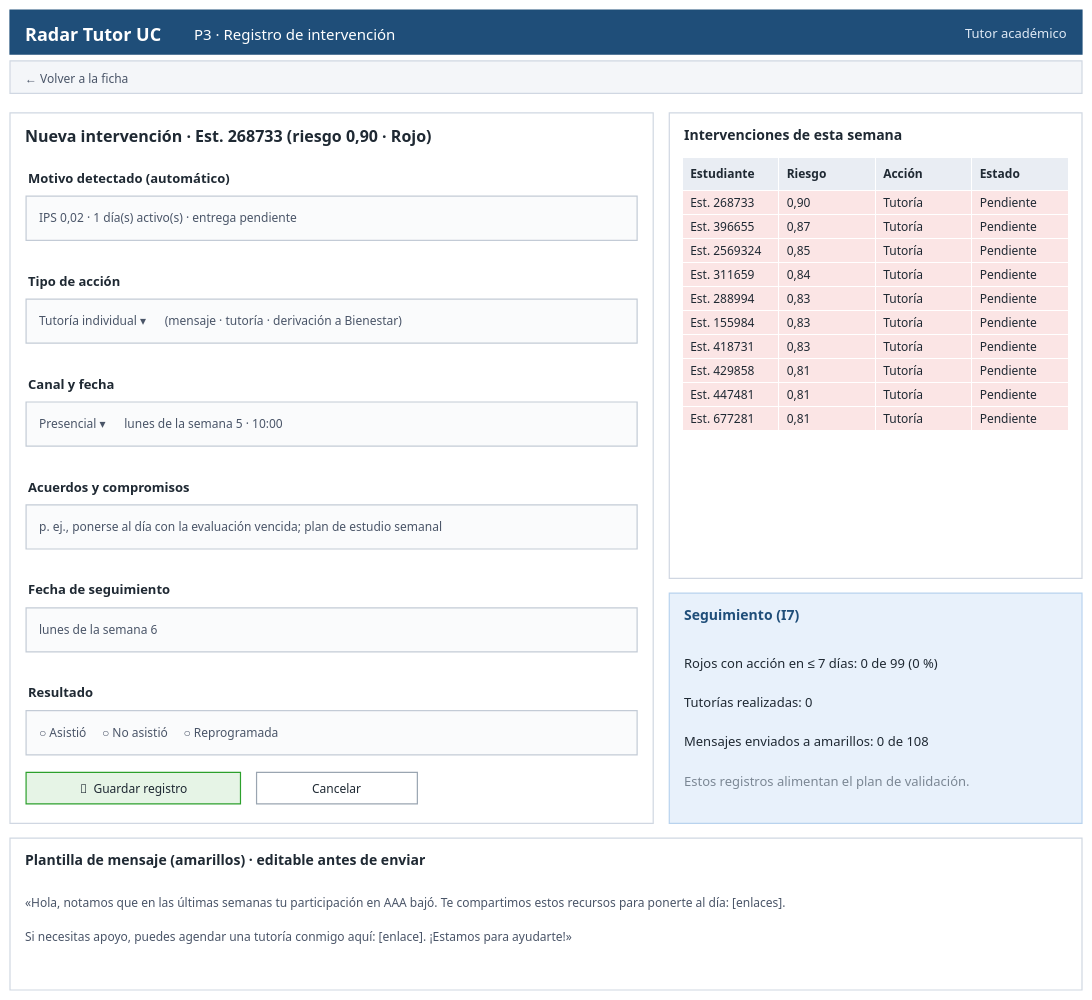

The cell this chart's notebook holds for it:
### Markdown cell above
### P3 · Registro de intervención (tutor)

Es el formulario que se abre desde *Agendar tutoría* o *Enviar mensaje*. El motivo se llena solo con los indicadores del estudiante. A la derecha están la cola de casos en rojo de la semana y el seguimiento de la cobertura `I7`.

### Code cell
def pantalla_p3(est, c):
    fig = lienzo(1000)
    barra_superior(fig, "P3 · Registro de intervención", "Tutor académico", "← Volver a la ficha")
    rect(fig, 0, 0.17, 0.60, 0.895)
    texto(fig, 0.012, 0.885, f"Nueva intervención · Est. {est.id_student} (riesgo {dec(est.p_riesgo)} · {est.semaforo})", 16, bold=True)
    motivo = (f"IPS {dec(est.ips_prom)} · {int(est.dias_activos)} día(s) activo(s) · "
              f"{'entrega pendiente' if est.entrega_pendiente else 'sin entregas pendientes'}")
    campos = [("Motivo detectado (automático)", motivo),
              ("Tipo de acción", "Tutoría individual ▾      (mensaje · tutoría · derivación a Bienestar)"),
              ("Canal y fecha", "Presencial ▾      lunes de la semana 5 · 10:00"),
              ("Acuerdos y compromisos", "p. ej., ponerse al día con la evaluación vencida; plan de estudio semanal"),
              ("Fecha de seguimiento", "lunes de la semana 6"),
              ("Resultado", "○ Asistió     ○ No asistió     ○ Reprogramada")]
    for i, (et, val) in enumerate(campos):
        y = 0.84 - i * 0.105
        texto(fig, 0.015, y, et, 13, bold=True)
        rect(fig, 0.015, y - 0.075, 0.585, y - 0.03, relleno="#fafbfc", borde="#c3cbd6")
        texto(fig, 0.025, y - 0.052, val, 12, "#4a5568", yanchor="middle")
    boton(fig, 0.015, 0.19, 0.2, "💾  Guardar registro", relleno="#e6f4e6", borde=COLOR["Verde"])
    boton(fig, 0.23, 0.19, 0.15, "Cancelar")

    rect(fig, 0.615, 0.42, 1, 0.895)
    texto(fig, 0.627, 0.885, "Intervenciones de esta semana", 14, bold=True)
    cola = c[c.semaforo == "Rojo"].sort_values("p_riesgo", ascending=False).head(10)
    fig.add_trace(go.Table(domain=dict(x=[0.627, 0.988], y=[0.44, 0.85]),
                           header=dict(values=["<b>Estudiante</b>", "<b>Riesgo</b>", "<b>Acción</b>", "<b>Estado</b>"],
                                       fill_color="#e9edf3", align="left"),
                           cells=dict(values=[[f"Est. {i}" for i in cola.id_student], cola.p_riesgo.map(dec),
                                              ["Tutoría"] * len(cola), ["Pendiente"] * len(cola)],
                                      fill_color="#fbe5e5", align="left", height=24)))
    rect(fig, 0.615, 0.17, 1, 0.405, relleno="#e8f1fb", borde="#b9d3ee")
    n_rojo = (c.semaforo == "Rojo").sum()
    texto(fig, 0.627, 0.395, "Seguimiento (I7)", 14, "#1f4e79", bold=True)
    for i, t in enumerate([f"Rojos con acción en ≤ 7 días: 0 de {n_rojo} (0 %)", "Tutorías realizadas: 0",
                           f"Mensajes enviados a amarillos: 0 de {(c.semaforo == 'Amarillo').sum()}",
                           "Estos registros alimentan el plan de validación."]):
        texto(fig, 0.627, 0.345 - i * 0.04, t, 13, "#1f2933" if i < 3 else "#7b8794")

    rect(fig, 0, 0.0, 1, 0.155)
    texto(fig, 0.012, 0.145, "Plantilla de mensaje (amarillos) · editable antes de enviar", 14, bold=True)
    texto(fig, 0.012, 0.10, f"«Hola, notamos que en las últimas semanas tu participación en {CURSO[0]} bajó. "
                            "Te compartimos estos recursos para ponerte al día: [enlaces].", 12, "#4a5568")
    texto(fig, 0.012, 0.065, "Si necesitas apoyo, puedes agendar una tutoría conmigo aquí: [enlace]. "
                             "¡Estamos para ayudarte!»", 12, "#4a5568")
    return fig

pantalla_p3(est, c).show()

### Figure 1 — Plotly figure (JSON) as saved in the notebook; plotly's stock layout.template omitted (floating-point values rounded to 4 significant figures)
{"data": [{"cells": {"align": "left", "fill": {"color": "#fbe5e5"}, "height": 24, "values": [["Est. 268733", "Est. 396655", "Est. 2569324", "Est. 311659", "Est. 288994", "Est. 155984", "Est. 418731", "Est. 429858", "Est. 447481", "Est. 677281"], ["0,90", "0,87", "0,85", "0,84", "0,83", "0,83", "0,83", "0,81", "0,81", "0,81"], ["Tutoría", "Tutoría", "Tutoría", "Tutoría", "Tutoría", "Tutoría", "Tutoría", "Tutoría", "Tutoría", "Tutoría"], ["Pendiente", "Pendiente", "Pendiente", "Pendiente", "Pendiente", "Pendiente", "Pendiente", "Pendiente", "Pendiente", "Pendiente"]]}, "domain": {"x": [0.627, 0.988], "y": [0.44, 0.85]}, "header": {"align": "left", "fill": {"color": "#e9edf3"}, "values": ["<b>Estudiante</b>", "<b>Riesgo</b>", "<b>Acción</b>", "<b>Estado</b>"]}, "type": "table"}], "layout": {"annotations": [{"align": "left", "font": {"color": "white", "size": 18}, "showarrow": false, "text": "<b>Radar Tutor UC</b>", "x": 0.012, "xanchor": "left", "xref": "paper", "y": 0.99, "yanchor": "top", "yref": "paper"}, {"align": "left", "font": {"color": "white", "size": 15}, "showarrow": false, "text": "P3 · Registro de intervención", "x": 0.17, "xanchor": "left", "xref": "paper", "y": 0.988, "yanchor": "top", "yref": "paper"}, {"align": "left", "font": {"color": "#dfe9f5", "size": 13}, "showarrow": false, "text": "Tutor académico", "x": 0.988, "xanchor": "right", "xref": "paper", "y": 0.988, "yanchor": "top", "yref": "paper"}, {"align": "left", "font": {"color": "#4a5568", "size": 12}, "showarrow": false, "text": "← Volver a la ficha", "x": 0.012, "xanchor": "left", "xref": "paper", "y": 0.941, "yanchor": "top", "yref": "paper"}, {"align": "left", "font": {"color": "#1f2933", "size": 16}, "showarrow": false, "text": "<b>Nueva intervención · Est. 268733 (riesgo 0,90 · Rojo)</b>", "x": 0.012, "xanchor": "left", "xref": "paper", "y": 0.885, "yanchor": "top", "yref": "paper"}, {"align": "left", "font": {"color": "#1f2933", "size": 13}, "showarrow": false, "text": "<b>Motivo detectado (automático)</b>", "x": 0.015, "xanchor": "left", "xref": "paper", "y": 0.84, "yanchor": "top", "yref": "paper"}, {"align": "left", "font": {"color": "#4a5568", "size": 12}, "showarrow": false, "text": "IPS 0,02 · 1 día(s) activo(s) · entrega pendiente", "x": 0.025, "xanchor": "left", "xref": "paper", "y": 0.788, "yanchor": "middle", "yref": "paper"}, {"align": "left", "font": {"color": "#1f2933", "size": 13}, "showarrow": false, "text": "<b>Tipo de acción</b>", "x": 0.015, "xanchor": "left", "xref": "paper", "y": 0.735, "yanchor": "top", "yref": "paper"}, {"align": "left", "font": {"color": "#4a5568", "size": 12}, "showarrow": false, "text": "Tutoría individual ▾      (mensaje · tutoría · derivación a Bienestar)", "x": 0.025, "xanchor": "left", "xref": "paper", "y": 0.683, "yanchor": "middle", "yref": "paper"}, {"align": "left", "font": {"color": "#1f2933", "size": 13}, "showarrow": false, "text": "<b>Canal y fecha</b>", "x": 0.015, "xanchor": "left", "xref": "paper", "y": 0.63, "yanchor": "top", "yref": "paper"}, {"align": "left", "font": {"color": "#4a5568", "size": 12}, "showarrow": false, "text": "Presencial ▾      lunes de la semana 5 · 10:00", "x": 0.025, "xanchor": "left", "xref": "paper", "y": 0.578, "yanchor": "middle", "yref": "paper"}, {"align": "left", "font": {"color": "#1f2933", "size": 13}, "showarrow": false, "text": "<b>Acuerdos y compromisos</b>", "x": 0.015, "xanchor": "left", "xref": "paper", "y": 0.525, "yanchor": "top", "yref": "paper"}, {"align": "left", "font": {"color": "#4a5568", "size": 12}, "showarrow": false, "text": "p. ej., ponerse al día con la evaluación vencida; plan de estudio semanal", "x": 0.025, "xanchor": "left", "xref": "paper", "y": 0.473, "yanchor": "middle", "yref": "paper"}, {"align": "left", "font": {"color": "#1f2933", "size": 13}, "showarrow": false, "text": "<b>Fecha de seguimiento</b>", "x": 0.015, "xanchor": "left", "xref": "paper", "y": 0.42, "yanchor": "top", "yref": "paper"}, {"align": "left", "font": {"color": "#4a5568", "size": 12}, "showarrow": false, "text": "lunes de la semana 6", "x": 0.025, "xanchor": "left", "xref": "paper", "y": 0.368, "yanchor": "middle", "yref": "paper"}, {"align": "left", "font": {"color": "#1f2933", "size": 13}, "showarrow": false, "text": "<b>Resultado</b>", "x": 0.015, "xanchor": "left", "xref": "paper", "y": 0.315, "yanchor": "top", "yref": "paper"}, {"align": "left", "font": {"color": "#4a5568", "size": 12}, "showarrow": false, "text": "○ Asistió     ○ No asistió     ○ Reprogramada", "x": 0.025, "xanchor": "left", "xref": "paper", "y": 0.263, "yanchor": "middle", "yref": "paper"}, {"align": "left", "font": {"color": "#1f2933", "size": 12}, "showarrow": false, "text": "💾  Guardar registro", "x": 0.115, "xanchor": "center", "xref": "paper", "y": 0.206, "yanchor": "middle", "yref": "paper"}, {"align": "left", "font": {"color": "#1f2933", "size": 12}, "showarrow": false, "text": "Cancelar", "x": 0.305, "xanchor": "center", "xref": "paper", "y": 0.206, "yanchor": "middle", "yref": "paper"}, {"align": "left", "font": {"color": "#1f2933", "size": 14}, "showarrow": false, "text": "<b>Intervenciones de esta semana</b>", "x": 0.627, "xanchor": "left", "xref": "paper", "y": 0.885, "yanchor": "top", "yref": "paper"}, {"align": "left", "font": {"color": "#1f4e79", "size": 14}, "showarrow": false, "text": "<b>Seguimiento (I7)</b>", "x": 0.627, "xanchor": "left", "xref": "paper", "y": 0.395, "yanchor": "top", "yref": "paper"}, {"align": "left", "font": {"color": "#1f2933", "size": 13}, "showarrow": false, "text": "Rojos con acción en ≤ 7 días: 0 de 99 (0 %)", "x": 0.627, "xanchor": "left", "xref": "paper", "y": 0.345, "yanchor": "top", "yref": "paper"}, {"align": "left", "font": {"color": "#1f2933", "size": 13}, "showarrow": false, "text": "Tutorías realizadas: 0", "x": 0.627, "xanchor": "left", "xref": "paper", "y": 0.305, "yanchor": "top", "yref": "paper"}, {"align": "left", "font": {"color": "#1f2933", "size": 13}, "showarrow": false, "text": "Mensajes enviados a amarillos: 0 de 108", "x": 0.627, "xanchor": "left", "xref": "paper", "y": 0.265, "yanchor": "top", "yref": "paper"}, {"align": "left", "font": {"color": "#7b8794", "size": 13}, "showarrow": false, "text": "Estos registros alimentan el plan de validación.", "x": 0.627, "xanchor": "left", "xref": "paper", "y": 0.225, "yanchor": "top", "yref": "paper"}, {"align": "left", "font": {"color": "#1f2933", "size": 14}, "showarrow": false, "text": "<b>Plantilla de mensaje (amarillos) · editable antes de enviar</b>", "x": 0.012, "xanchor": "left", "xref": "paper", "y": 0.145, "yanchor": "top", "yref": "paper"}, {"align": "left", "font": {"color": "#4a5568", "size": 12}, "showarrow": false, "text": "«Hola, notamos que en las últimas semanas tu participación en AAA bajó. Te compartimos estos recursos para ponerte al día: [enlaces].", "x": 0.012, "xanchor": "left", "xref": "paper", "y": 0.1, "yanchor": "top", "yref": "paper"}, {"align": "left", "font": {"color": "#4a5568", "size": 12}, "showarrow": false, "text": "Si necesitas apoyo, puedes agendar una tutoría conmigo aquí: [enlace]. ¡Estamos para ayudarte!»", "x": 0.012, "xanchor": "left", "xref": "paper", "y": 0.065, "yanchor": "top", "yref": "paper"}], "font": {"color": "#1f2933", "family": "Segoe UI, Helvetica, Arial, sans-serif"}, "height": 1000, "margin": {"b": 10, "l": 10, "r": 10, "t": 10}, "paper_bgcolor": "white", "plot_bgcolor": "white", "shapes": [{"fillcolor": "#1f4e79", "layer": "below", "line": {"color": "#1f4e79", "width": 1.2}, "type": "rect", "x0": 0, "x1": 1, "xref": "paper", "y0": 0.955, "y1": 1, "yref": "paper"}, {"fillcolor": "#f4f6f9", "layer": "below", "line": {"color": "#d0d7e2", "width": 1.2}, "type": "rect", "x0": 0, "x1": 1, "xref": "paper", "y0": 0.915, "y1": 0.948, "yref": "paper"}, {"fillcolor": "white", "layer": "below", "line": {"color": "#d0d7e2", "width": 1.2}, "type": "rect", "x0": 0, "x1": 0.6, "xref": "paper", "y0": 0.17, "y1": 0.895, "yref": "paper"}, {"fillcolor": "#fafbfc", "layer": "below", "line": {"color": "#c3cbd6", "width": 1.2}, "type": "rect", "x0": 0.015, "x1": 0.585, "xref": "paper", "y0": 0.765, "y1": 0.81, "yref": "paper"}, {"fillcolor": "#fafbfc", "layer": "below", "line": {"color": "#c3cbd6", "width": 1.2}, "type": "rect", "x0": 0.015, "x1": 0.585, "xref": "paper", "y0": 0.66, "y1": 0.705, "yref": "paper"}, {"fillcolor": "#fafbfc", "layer": "below", "line": {"color": "#c3cbd6", "width": 1.2}, "type": "rect", "x0": 0.015, "x1": 0.585, "xref": "paper", "y0": 0.555, "y1": 0.6, "yref": "paper"}, {"fillcolor": "#fafbfc", "layer": "below", "line": {"color": "#c3cbd6", "width": 1.2}, "type": "rect", "x0": 0.015, "x1": 0.585, "xref": "paper", "y0": 0.45, "y1": 0.495, "yref": "paper"}, {"fillcolor": "#fafbfc", "layer": "below", "line": {"color": "#c3cbd6", "width": 1.2}, "type": "rect", "x0": 0.015, "x1": 0.585, "xref": "paper", "y0": 0.345, "y1": 0.39, "yref": "paper"}, {"fillcolor": "#fafbfc", "layer": "below", "line": {"color": "#c3cbd6", "width": 1.2}, "type": "rect", "x0": 0.015, "x1": 0.585, "xref": "paper", "y0": 0.24, "y1": 0.285, "yref": "paper"}, {"fillcolor": "#e6f4e6", "layer": "below", "line": {"color": "#2ca02c", "width": 1.2}, "type": "rect", "x0": 0.015, "x1": 0.215, "xref": "paper", "y0": 0.19, "y1": 0.222, "yref": "paper"}, {"fillcolor": "white", "layer": "below", "line": {"color": "#9aa5b1", "width": 1.2}, "type": "rect", "x0": 0.23, "x1": 0.38, "xref": "paper", "y0": 0.19, "y1": 0.222, "yref": "paper"}, {"fillcolor": "white", "layer": "below", "line": {"color": "#d0d7e2", "width": 1.2}, "type": "rect", "x0": 0.615, "x1": 1, "xref": "paper", "y0": 0.42, "y1": 0.895, "yref": "paper"}, {"fillcolor": "#e8f1fb", "layer": "below", "line": {"color": "#b9d3ee", "width": 1.2}, "type": "rect", "x0": 0.615, "x1": 1, "xref": "paper", "y0": 0.17, "y1": 0.405, "yref": "paper"}, {"fillcolor": "white", "layer": "below", "line": {"color": "#d0d7e2", "width": 1.2}, "type": "rect", "x0": 0, "x1": 1, "xref": "paper", "y0": 0.0, "y1": 0.155, "yref": "paper"}], "showlegend": false, "width": 1250}}
